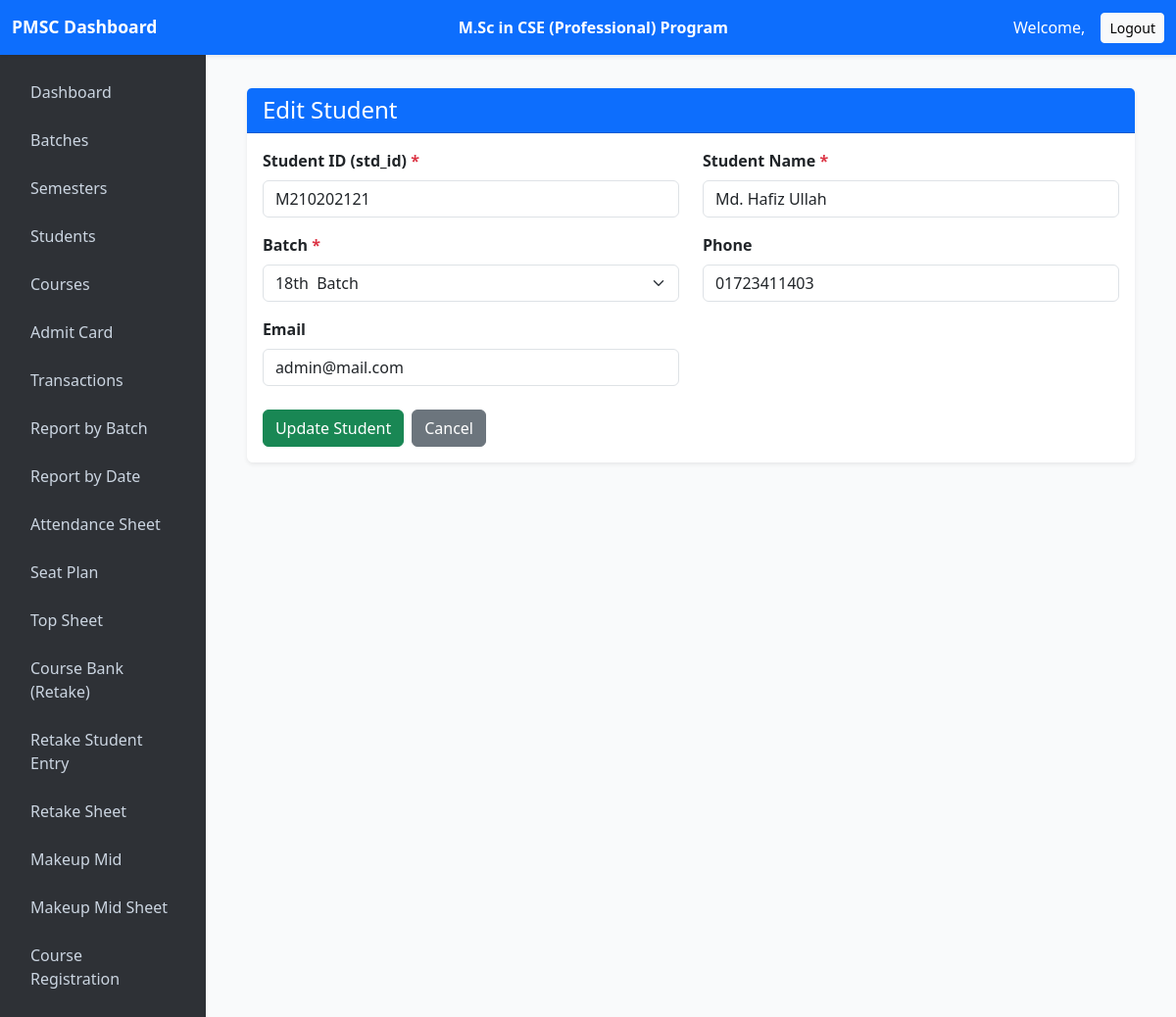
Screenshot of /index.php/admin/edit_student/1 with the database file from the repository.
### tables this page shows
CREATE TABLE `students` (
  `id` int(11) UNSIGNED NOT NULL,
  `std_id` varchar(20) NOT NULL,
  `name` varchar(100) NOT NULL,
  `batch_id` int(11) UNSIGNED NOT NULL,
  `phone` varchar(20) DEFAULT NULL,
  `email` varchar(100) DEFAULT NULL,
  `image` varchar(255) DEFAULT NULL
);

### application/controllers/Admin.php (called while the page is built, shortened)
<?php
class Admin extends CI_Controller {
    public function __construct() {
        $this->load->model('Admin_user_model');
        $this->load->model('Batch_model');
         $this->load->model('Student_model');
         $this->load->model('Course_model');
         $this->load->model('Course_Bank_model');
        $this->load->library('form_validation');
       $this->load->library(['upload', 'session']);
        $this->load->helper('url');
    }
    public function edit_student($id) {
    $data['student'] = $this->Student_model->get_by_id($id);
    if ($this->input->method() === 'post') {
        $data = [
            'std_id' => $this->input->post('std_id'),
            'name' => $this->input->post('name'),
            'batch_id' => $this->input->post('batch_id'),
            'phone' => $this->input->post('phone'),
            'email' => $this->input->post('email')
        ];
        $this->Student_model->update($id, $data);
        $this->session->set_flashdata('success', 'Student Updated Successfully.');
        $batch_id = $this->input->post('batch_id');
        redirect("admin/students/student?batch_id={$batch_id}");
    }
    else {
        $data['batches'] = $this->Batch_model->get_all();
        $data['title'] = 'Edit Student';
        $data['content'] = 'student/edit';
        $this->load->view('admin/template', $data);
    }
}
}

### index.php (called while the page is built, shortened)
<?php
require_once BASEPATH.'core/CodeIgniter.php';

### application/models/Student_model.php (called while the page is built, shortened)
<?php
class Student_model extends CI_Model {
    public function get_by_id($id) {
        return $this->db->get_where('students', ['id' => $id])->row();
    }
}

### application/models/Batch_model.php (called while the page is built, shortened)
<?php
class Batch_model extends CI_Model {
    public function get_all() {
        return $this->db->get('batches')->result();
    }
}

### application/views/student/edit.php (the view, shortened to what this page needs)
<div class="container mt-1">
    <div class="card shadow-sm border-0">
        <div class="card-header bg-primary text-white">
            <h4 class="mb-0">Edit Student</h4>
        </div>
        <div class="card-body">
            <form action="<?= site_url('admin/edit_student/' . $student->id) ?>" method="post" enctype="multipart/form-data">
                <div class="row mb-3">
                    <div class="col-md-6">
                        <label class="form-label fw-bold">Student ID (std_id) <span class="text-danger">*</span></label>
                        <input type="text" name="std_id" class="form-control" value="<?= set_value('std_id', $student->std_id) ?>" required>
                    </div>
                    <div class="col-md-6">
                        <label class="form-label fw-bold">Student Name <span class="text-danger">*</span></label>
                        <input type="text" name="name" class="form-control" value="<?= set_value('name', $student->name) ?>" required>
                    </div>
                </div>
                <div class="row mb-3">
                    <div class="col-md-6">
                        <label class="form-label fw-bold">Batch <span class="text-danger">*</span></label>
                        <select name="batch_id" class="form-select" required>
                            <?php foreach ($batches as $batch): ?>
                                <option value="<?= $batch->batch_id ?>" <?= set_select('batch_id', $batch->batch_id, $batch->batch_id == $student->batch_id) ?>>
                                    <?= htmlspecialchars($batch->batch_name) ?>
                                </option>
                            <?php endforeach; ?>
                        </select>
                    </div>
                    <div class="col-md-6">
                        <label class="form-label fw-bold">Phone</label>
                        <input type="text" name="phone" class="form-control" value="<?= set_value('phone', $student->phone) ?>">
                    </div>
                </div>
                <div class="row mb-4">
                    <div class="col-md-6">
                        <label class="form-label fw-bold">Email</label>
                        <input type="email" name="email" class="form-control" value="<?= set_value('email', $student->email) ?>">
                    </div>
                </div>
                <div class="d-flex justify-content-left">
                    <button type="submit" class="btn btn-success me-2">Update Student</button>
                    <a href="<?= site_url('admin/students') ?>" class="btn btn-secondary">Cancel</a>
                </div>
            </form>
        </div>
    </div>
</div>

### application/views/admin/template.php (style rules this page uses)
body { min-height: 100vh; display: flex; flex-direction: column; }

### rows the page displays
students: std_id "M210202121", name "Md. Hafiz Ullah", phone "01723411403", email "admin@mail.com"

### other values shown
form field batch_id "18th Batch"
